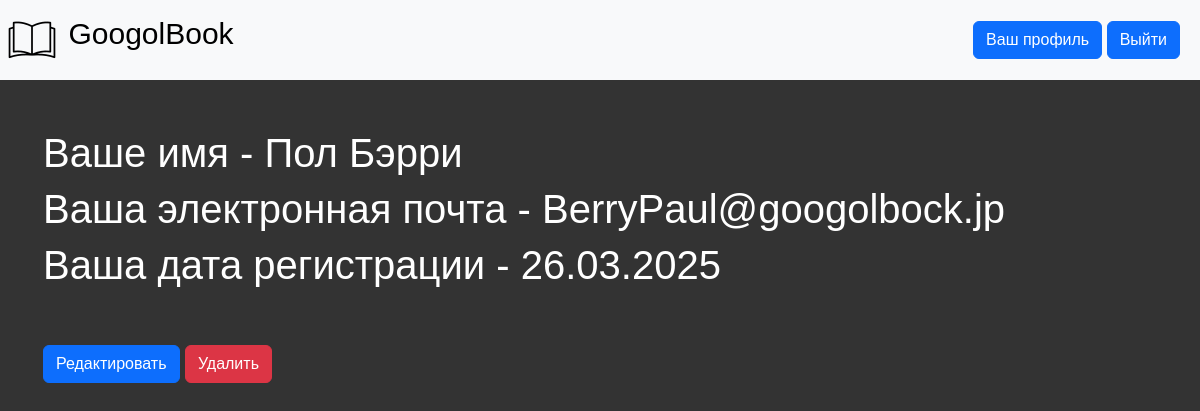
/profile (signed in), run on the app's committed database.
### data/users.py (models this page shows, shortened)
class User(SqlAlchemyBase, UserMixin, SerializerMixin):
    __tablename__ = 'users'
    id = sqlalchemy.Column(sqlalchemy.Integer,
                           primary_key=True, autoincrement=True)
    name = sqlalchemy.Column(sqlalchemy.String, nullable=True)
    email = sqlalchemy.Column(
        sqlalchemy.String, index=True, unique=True, nullable=True)
    hashed_password = sqlalchemy.Column(sqlalchemy.String, nullable=True)
    created_date = sqlalchemy.Column(sqlalchemy.DateTime,
                                     default=datetime.datetime.now)

### main.py (the view)
@app.route('/profile', methods=['GET', 'POST'])
@login_required
def myprofile():
    db_sess = db_session.create_session()
    user = db_sess.query(User).filter(User.id == current_user.id).first()
    if not user:
        abort(404)
    return render_template('profile.html', user=user)

### data/db_session.py (called while the page is built)
def create_session() -> Session:
    global __factory
    return __factory()

### main.py (called while the page is built)
@login_manager.user_loader
def load_user(user_id):
    db_sess = db_session.create_session()
    return db_sess.query(User).get(user_id)

### templates/profile.html (shortened to what this page needs)
{% extends "base.html" %}
{% block content %}
<link rel="stylesheet" href="{{ url_for('static', filename='css/styles.css') }}">
<table>
    <tbody>
        <tr class='item'>
            <td>
                <br />
                <br />
                <h1>Ваше имя - {{ user.name }}</h1>
                <h1>Ваша электронная почта - {{ user.email }}</h1>
                <h1>Ваша дата регистрации - {{ user.created_date.strftime("%d.%m.%Y") }}</h1>
                <br />
                <br />
                <big><a class="btn btn-primary" href="/edit">Редактировать</a>
                    <a class="btn btn-danger" href="/deleteaccount ">Удалить</a></big>
            </td>
        </tr>
    </tbody>
</table>
{% endblock %}

### static/css/styles.css (style rules this page uses)
body { background-color: #333; color: white; font-family: Arial, sans-serif; }

### data on the page
User: name "Пол Бэрри", email "BerryPaul@googolbock.jp", created_date "26.03.2025"
